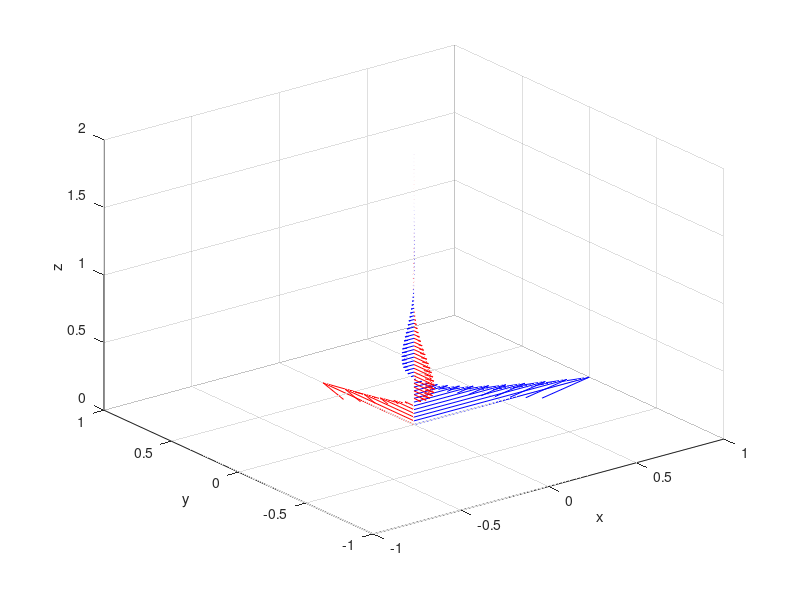

MATLAB code to generate this figure:
%% Onde piane armoniche

clear all; close all; clc

epsr=-1i;
sqreps=-1i*sqrt(-epsr);
k=2*pi*sqreps; % lambda=1
u=[0;0;1]; 
E0=[1;0;0];
eta=1/sqreps;
H0=cross(u,E0)/eta;
z=linspace(0,2,73);
x=zeros(size(z)); y=x;
r=[x;y;z];
Efas=E0*exp(-1i*k*(u(1)*x+u(2)*y+u(3)*z));
Hfas=H0*exp(-1i*k*(u(1)*x+u(2)*y+u(3)*z));
Nt=36*4;
wt=linspace(0,2*pi,Nt+1);
figure(1)
for nt=1:Nt
    Etd=real(Efas*exp(1i*wt(nt)));
    Htd=real(Hfas*exp(1i*wt(nt)));
    quiver3(x,y,z,Etd(1,:),Etd(2,:),Etd(3,:),0,'b')
    axis([-1 1 -1 1 0 2])
    hold on
    quiver3(x,y,z,Htd(1,:),Htd(2,:),Htd(3,:),0,'r')
    xlabel('x'); ylabel('y'); zlabel('z')
    hold off
    Mov(nt)=getframe;
end
movie(Mov,10,2*Nt)
